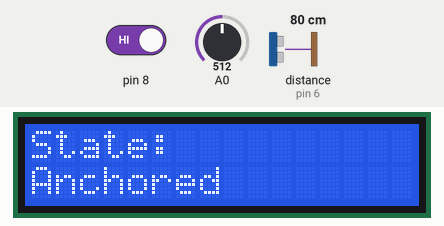
Simulated run of this sketch. Board: Arduino Uno, built with avr-gcc and run on an emulated ATmega328P. Shown: 16×2 character LCD. The inputs (shaded band) are chosen by the test bench; at power-on: pin 8 HIGH, distance to the obstacle (sensor on pin 6) 80 cm, A0 = 512. The echo pulse lasts 58.3 µs per cm.

Above: at 1.2 s.
1.3 s: pin 8 driven LOW
At 2.5 s:
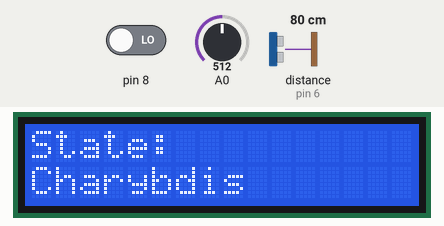
3.1 s: distance to the obstacle (sensor on pin 6) set to 95 cm
4.8 s: distance to the obstacle (sensor on pin 6) set to 103 cm
At 6.9 s:
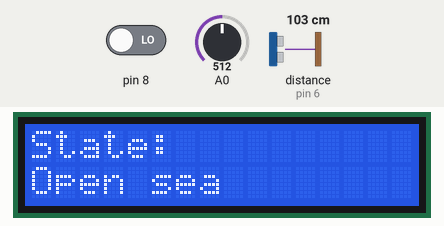
7.2 s: distance to the obstacle (sensor on pin 6) set to 2 cm
At 8.2 s:
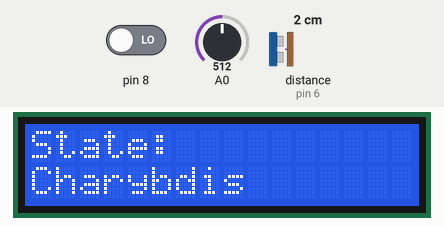
8.8 s: distance to the obstacle (sensor on pin 6) set to 120 cm
At 10.4 s:
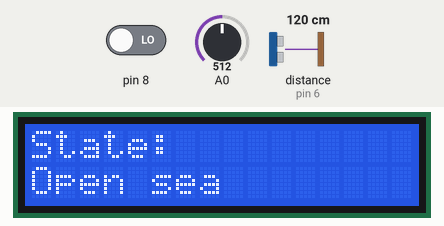
Timing chart, 0 to 11.8 s (numbered marks = the images above; inputs shaded):
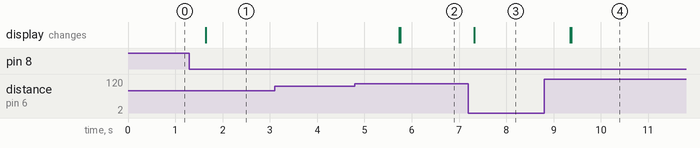

Measured:
- the behaviour switches between 99 and 100 cm on distance to the obstacle (sensor on pin 6) (found by bisection; images 1 and 2)
- after the input at 1.3 s, the display: changes after 0.35 s (image 1)
- after the input at 3.1 s, every drawn part: stays the same
- after the input at 4.8 s, the display: first changes after 0.93 s (image 2 shows a later state)
- after the input at 7.2 s, the display: changes after 0.12 s (image 3)
- after the input at 8.8 s, the display: first changes after 0.55 s (image 4 shows a later state)

The sketch:

restored_v1669_terrific_turing_allis1.ino
```cpp
// C++ code
//
#include <LiquidCrystal_I2C.h>

int Dist = 0;

int Time_in_danger = 0;

int Anchor = 0;

LiquidCrystal_I2C lcd_1(32, 16, 2);

long readUltrasonicDistance(int triggerPin, int echoPin)
{
  pinMode(triggerPin, OUTPUT);  // Clear the trigger
  digitalWrite(triggerPin, LOW);
  delayMicroseconds(2);
  // Sets the trigger pin to HIGH state for 10 microseconds
  digitalWrite(triggerPin, HIGH);
  delayMicroseconds(10);
  digitalWrite(triggerPin, LOW);
  pinMode(echoPin, INPUT);
  // Reads the echo pin, and returns the sound wave travel time in microseconds
  return pulseIn(echoPin, HIGH);
}

void setup()
{
  lcd_1.init();
  pinMode(8, INPUT);
  pinMode(A0, INPUT);

  // Confiuging th lcd display
  // Turning on the back light
  lcd_1.backlight();
}

void loop()
{
  // Only running this block when the anchor is
  // dropped
  while (digitalRead(8) == 1) {
    // Displaying the state
    lcd_1.setCursor(0, 0);
    lcd_1.print("State:");
    // Displaying  “Anchored”
    lcd_1.setCursor(0, 1);
    lcd_1.print("Anchored ");
    delay(500); // Wait for 500 millisecond(s)
    lcd_1.clear();
  }
  // Block for the open sea
  while ((0.01723 * readUltrasonicDistance(7, 6) >= 100 && analogRead(A0) >= 512) && digitalRead(8) != 1) {
    // Displaying the state
    lcd_1.setCursor(0, 0);
    lcd_1.print("State:");
    // Displaying  “open sea”
    lcd_1.setCursor(0, 1);
    lcd_1.print("Open sea");
    // Resetting the time in Charybdis and storm
    Time_in_danger = 0;
    delay(200); // Wait for 200 millisecond(s)
    lcd_1.clear();
  }
  // For Charybdis
  while (digitalRead(8) != 1 && (1 < 5 && 0.01723 * readUltrasonicDistance(7, 6) < 100)) {
    // Displaying the state
    lcd_1.setCursor(0, 0);
    lcd_1.print("State:");
    // Displaying  “Charybdis”
    lcd_1.setCursor(0, 1);
    lcd_1.print("Charybdis ");
    // Counting time in Charybdis
    Time_in_danger = (Time_in_danger + 1);
    delay(1000); // Wait for 1000 millisecond(s)
    lcd_1.clear();
  }
  // For storm
  while (digitalRead(8) != 1 && (Time_in_danger < 5 && analogRead(A0) < 512)) {
    // Displaying the state
    lcd_1.setCursor(0, 0);
    lcd_1.print("State:");
    // Displaying  “storm”
    lcd_1.setCursor(0, 1);
    lcd_1.print("Storm");
    // Counting time in storm
    Time_in_danger = (Time_in_danger + 1);
    delay(1000); // Wait for 1000 millisecond(s)
    lcd_1.clear();
  }
  // For wrecked
  while (1 >= 5 || Time_in_danger >= 5) {
    lcd_1.setCursor(0, 0);
    lcd_1.print("State:");
    lcd_1.setCursor(0, 1);
    lcd_1.print("WRECKED ");
    delay(1000); // Wait for 1000 millisecond(s)
  }
}
```
